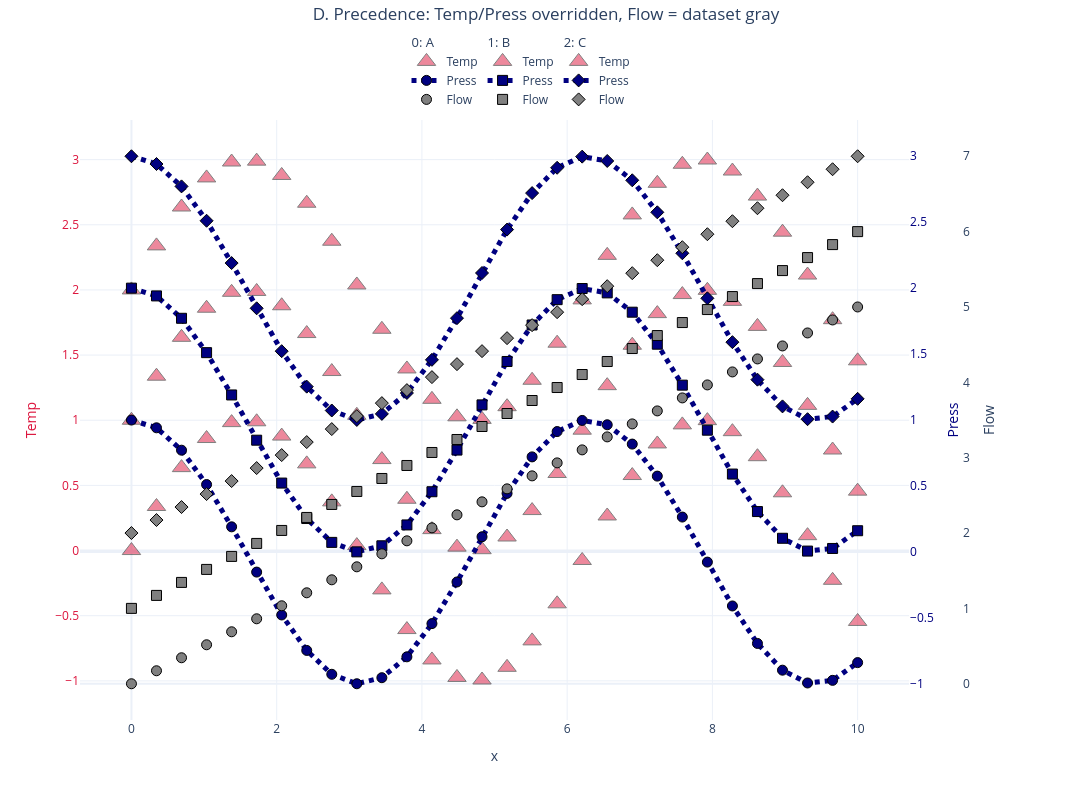

Here is the notebook cell this chart was saved with:
### Markdown cell above
## D. Precedence — variable override beats dataset attribute

With every dataset set to gray, an overridden variable still renders in its own
color, while an un-overridden variable falls back to the dataset gray.

### Code cell
uv.color('all', 'gray')   # dataset-level baseline

eff_temp = _resolve_var_format(uv.sets[0], 'Temp', uv.variable_formats)
eff_flow = _resolve_var_format(uv.sets[0], 'Flow', uv.variable_formats)  # no override
check(eff_temp['color'] == 'crimson', "Temp override wins over dataset gray")
check(eff_flow['color'] == 'gray', "un-overridden Flow falls back to dataset gray")

uv.plot_ymult('x', ['Temp', 'Press', 'Flow'],
              suptitle='D. Precedence: Temp/Press overridden, Flow = dataset gray').show()

### Figure 1 — Plotly figure (JSON) as saved in the notebook; plotly's stock layout.template omitted (floating-point values rounded to 4 significant figures)
{"data": [{"hovertemplate": "<b>Set 0: A</b><br><b>Temp</b><br>x: %{x:.4g}<br>Temp: %{y:.4g}<extra></extra>", "legendgroup": "set_0", "legendgrouptitle": {"text": "0: A"}, "line": {"color": "crimson", "dash": "solid", "width": 2}, "marker": {"color": "crimson", "line": {"color": "black", "width": 1}, "opacity": 0.5, "size": 16, "symbol": "triangle-up"}, "mode": "markers", "name": "Temp", "type": "scatter", "x": [0.0, 0.3448, 0.6897, 1.034, 1.379, 1.724, 2.069, 2.414, 2.759, 3.103, 3.448, 3.793, 4.138, 4.483, 4.828, 5.172, 5.517, 5.862, 6.207, 6.552, 6.897, 7.241, 7.586, 7.931, 8.276, 8.621, 8.966, 9.31, 9.655, 10.0], "y": [0.0, 0.338, 0.6363, 0.8596, 0.9817, 0.9883, 0.8785, 0.6652, 0.3737, 0.03814, -0.3019, -0.6064, -0.8395, -0.9738, -0.9934, -0.896, -0.6932, -0.4088, -0.07621, 0.2653, 0.5756, 0.8182, 0.9644, 0.997, 0.9123, 0.7202, 0.4433, 0.1142, -0.2284, -0.544], "yaxis": "y"}, {"hovertemplate": "<b>Set 0: A</b><br><b>Press</b><br>x: %{x:.4g}<br>Press: %{y:.4g}<extra></extra>", "legendgroup": "set_0", "legendgrouptitle": {"text": "0: A"}, "line": {"color": "navy", "dash": "dot", "width": 5}, "marker": {"color": "navy", "line": {"color": "black", "width": 1}, "opacity": 1, "size": 10, "symbol": "circle"}, "mode": "lines+markers", "name": "Press", "type": "scatter", "x": [0.0, 0.3448, 0.6897, 1.034, 1.379, 1.724, 2.069, 2.414, 2.759, 3.103, 3.448, 3.793, 4.138, 4.483, 4.828, 5.172, 5.517, 5.862, 6.207, 6.552, 6.897, 7.241, 7.586, 7.931, 8.276, 8.621, 8.966, 9.31, 9.655, 10.0], "y": [1.0, 0.9411, 0.7715, 0.511, 0.1903, -0.1527, -0.4778, -0.7466, -0.9276, -0.9993, -0.9533, -0.7952, -0.5434, -0.2276, 0.1149, 0.444, 0.7207, 0.9126, 0.9971, 0.9642, 0.8177, 0.575, 0.2646, -0.07698, -0.4095, -0.6938, -0.8964, -0.9935, -0.9736, -0.8391], "yaxis": "y2"}, {"hovertemplate": "<b>Set 0: A</b><br><b>Flow</b><br>x: %{x:.4g}<br>Flow: %{y:.4g}<extra></extra>", "legendgroup": "set_0", "legendgrouptitle": {"text": "0: A"}, "line": {"color": "gray", "dash": "solid", "width": 2}, "marker": {"color": "gray", "line": {"color": "black", "width": 1}, "opacity": 1, "size": 10, "symbol": "circle"}, "mode": "markers", "name": "Flow", "type": "scatter", "x": [0.0, 0.3448, 0.6897, 1.034, 1.379, 1.724, 2.069, 2.414, 2.759, 3.103, 3.448, 3.793, 4.138, 4.483, 4.828, 5.172, 5.517, 5.862, 6.207, 6.552, 6.897, 7.241, 7.586, 7.931, 8.276, 8.621, 8.966, 9.31, 9.655, 10.0], "y": [0.0, 0.1724, 0.3448, 0.5172, 0.6897, 0.8621, 1.034, 1.207, 1.379, 1.552, 1.724, 1.897, 2.069, 2.241, 2.414, 2.586, 2.759, 2.931, 3.103, 3.276, 3.448, 3.621, 3.793, 3.966, 4.138, 4.31, 4.483, 4.655, 4.828, 5.0], "yaxis": "y3"}, {"hovertemplate": "<b>Set 1: B</b><br><b>Temp</b><br>x: %{x:.4g}<br>Temp: %{y:.4g}<extra></extra>", "legendgroup": "set_1", "legendgrouptitle": {"text": "1: B"}, "line": {"color": "crimson", "dash": "solid", "width": 2}, "marker": {"color": "crimson", "line": {"color": "black", "width": 1}, "opacity": 0.5, "size": 16, "symbol": "triangle-up"}, "mode": "markers", "name": "Temp", "type": "scatter", "x": [0.0, 0.3448, 0.6897, 1.034, 1.379, 1.724, 2.069, 2.414, 2.759, 3.103, 3.448, 3.793, 4.138, 4.483, 4.828, 5.172, 5.517, 5.862, 6.207, 6.552, 6.897, 7.241, 7.586, 7.931, 8.276, 8.621, 8.966, 9.31, 9.655, 10.0], "y": [1.0, 1.338, 1.636, 1.86, 1.982, 1.988, 1.878, 1.665, 1.374, 1.038, 0.6981, 0.3936, 0.1605, 0.02625, 0.006628, 0.104, 0.3068, 0.5912, 0.9238, 1.265, 1.576, 1.818, 1.964, 1.997, 1.912, 1.72, 1.443, 1.114, 0.7716, 0.456], "yaxis": "y"}, {"hovertemplate": "<b>Set 1: B</b><br><b>Press</b><br>x: %{x:.4g}<br>Press: %{y:.4g}<extra></extra>", "legendgroup": "set_1", "legendgrouptitle": {"text": "1: B"}, "line": {"color": "navy", "dash": "dot", "width": 5}, "marker": {"color": "navy", "line": {"color": "black", "width": 1}, "opacity": 1, "size": 10, "symbol": "square"}, "mode": "lines+markers", "name": "Press", "type": "scatter", "x": [0.0, 0.3448, 0.6897, 1.034, 1.379, 1.724, 2.069, 2.414, 2.759, 3.103, 3.448, 3.793, 4.138, 4.483, 4.828, 5.172, 5.517, 5.862, 6.207, 6.552, 6.897, 7.241, 7.586, 7.931, 8.276, 8.621, 8.966, 9.31, 9.655, 10.0], "y": [2.0, 1.941, 1.771, 1.511, 1.19, 0.8473, 0.5222, 0.2534, 0.07244, 0.0007274, 0.04666, 0.2048, 0.4566, 0.7724, 1.115, 1.444, 1.721, 1.913, 1.997, 1.964, 1.818, 1.575, 1.265, 0.923, 0.5905, 0.3062, 0.1036, 0.00654, 0.02642, 0.1609], "yaxis": "y2"}, {"hovertemplate": "<b>Set 1: B</b><br><b>Flow</b><br>x: %{x:.4g}<br>Flow: %{y:.4g}<extra></extra>", "legendgroup": "set_1", "legendgrouptitle": {"text": "1: B"}, "line": {"color": "gray", "dash": "solid", "width": 2}, "marker": {"color": "gray", "line": {"color": "black", "width": 1}, "opacity": 1, "size": 10, "symbol": "square"}, "mode": "markers", "name": "Flow", "type": "scatter", "x": [0.0, 0.3448, 0.6897, 1.034, 1.379, 1.724, 2.069, 2.414, 2.759, 3.103, 3.448, 3.793, 4.138, 4.483, 4.828, 5.172, 5.517, 5.862, 6.207, 6.552, 6.897, 7.241, 7.586, 7.931, 8.276, 8.621, 8.966, 9.31, 9.655, 10.0], "y": [1.0, 1.172, 1.345, 1.517, 1.69, 1.862, 2.034, 2.207, 2.379, 2.552, 2.724, 2.897, 3.069, 3.241, 3.414, 3.586, 3.759, 3.931, 4.103, 4.276, 4.448, 4.621, 4.793, 4.966, 5.138, 5.31, 5.483, 5.655, 5.828, 6.0], "yaxis": "y3"}, {"hovertemplate": "<b>Set 2: C</b><br><b>Temp</b><br>x: %{x:.4g}<br>Temp: %{y:.4g}<extra></extra>", "legendgroup": "set_2", "legendgrouptitle": {"text": "2: C"}, "line": {"color": "crimson", "dash": "solid", "width": 2}, "marker": {"color": "crimson", "line": {"color": "black", "width": 1}, "opacity": 0.5, "size": 16, "symbol": "triangle-up"}, "mode": "markers", "name": "Temp", "type": "scatter", "x": [0.0, 0.3448, 0.6897, 1.034, 1.379, 1.724, 2.069, 2.414, 2.759, 3.103, 3.448, 3.793, 4.138, 4.483, 4.828, 5.172, 5.517, 5.862, 6.207, 6.552, 6.897, 7.241, 7.586, 7.931, 8.276, 8.621, 8.966, 9.31, 9.655, 10.0], "y": [2.0, 2.338, 2.636, 2.86, 2.982, 2.988, 2.878, 2.665, 2.374, 2.038, 1.698, 1.394, 1.161, 1.026, 1.007, 1.104, 1.307, 1.591, 1.924, 2.265, 2.576, 2.818, 2.964, 2.997, 2.912, 2.72, 2.443, 2.114, 1.772, 1.456], "yaxis": "y"}, {"hovertemplate": "<b>Set 2: C</b><br><b>Press</b><br>x: %{x:.4g}<br>Press: %{y:.4g}<extra></extra>", "legendgroup": "set_2", "legendgrouptitle": {"text": "2: C"}, "line": {"color": "navy", "dash": "dot", "width": 5}, "marker": {"color": "navy", "line": {"color": "black", "width": 1}, "opacity": 1, "size": 10, "symbol": "diamond"}, "mode": "lines+markers", "name": "Press", "type": "scatter", "x": [0.0, 0.3448, 0.6897, 1.034, 1.379, 1.724, 2.069, 2.414, 2.759, 3.103, 3.448, 3.793, 4.138, 4.483, 4.828, 5.172, 5.517, 5.862, 6.207, 6.552, 6.897, 7.241, 7.586, 7.931, 8.276, 8.621, 8.966, 9.31, 9.655, 10.0], "y": [3.0, 2.941, 2.771, 2.511, 2.19, 1.847, 1.522, 1.253, 1.072, 1.001, 1.047, 1.205, 1.457, 1.772, 2.115, 2.444, 2.721, 2.913, 2.997, 2.964, 2.818, 2.575, 2.265, 1.923, 1.591, 1.306, 1.104, 1.007, 1.026, 1.161], "yaxis": "y2"}, {"hovertemplate": "<b>Set 2: C</b><br><b>Flow</b><br>x: %{x:.4g}<br>Flow: %{y:.4g}<extra></extra>", "legendgroup": "set_2", "legendgrouptitle": {"text": "2: C"}, "line": {"color": "gray", "dash": "solid", "width": 2}, "marker": {"color": "gray", "line": {"color": "black", "width": 1}, "opacity": 1, "size": 10, "symbol": "diamond"}, "mode": "markers", "name": "Flow", "type": "scatter", "x": [0.0, 0.3448, 0.6897, 1.034, 1.379, 1.724, 2.069, 2.414, 2.759, 3.103, 3.448, 3.793, 4.138, 4.483, 4.828, 5.172, 5.517, 5.862, 6.207, 6.552, 6.897, 7.241, 7.586, 7.931, 8.276, 8.621, 8.966, 9.31, 9.655, 10.0], "y": [2.0, 2.172, 2.345, 2.517, 2.69, 2.862, 3.034, 3.207, 3.379, 3.552, 3.724, 3.897, 4.069, 4.241, 4.414, 4.586, 4.759, 4.931, 5.103, 5.276, 5.448, 5.621, 5.793, 5.966, 6.138, 6.31, 6.483, 6.655, 6.828, 7.0], "yaxis": "y3"}], "layout": {"height": 800, "legend": {"orientation": "h", "x": 0.5, "xanchor": "center", "y": 1.01, "yanchor": "bottom"}, "margin": {"r": 130, "t": 120}, "showlegend": true, "title": {"text": "D. Precedence: Temp/Press overridden, Flow = dataset gray", "x": 0.5, "y": 0.99, "yanchor": "top", "yref": "container"}, "width": 1200, "xaxis": {"domain": [0, 0.94], "title": {"text": "x"}}, "yaxis": {"showgrid": true, "tickfont": {"color": "crimson"}, "title": {"font": {"color": "crimson"}, "text": "Temp"}}, "yaxis2": {"anchor": "x", "overlaying": "y", "showgrid": false, "side": "right", "tickfont": {"color": "navy"}, "title": {"font": {"color": "navy"}, "text": "Press"}}, "yaxis3": {"anchor": "free", "overlaying": "y", "position": 1, "showgrid": false, "side": "right", "title": {"text": "Flow"}}}}
